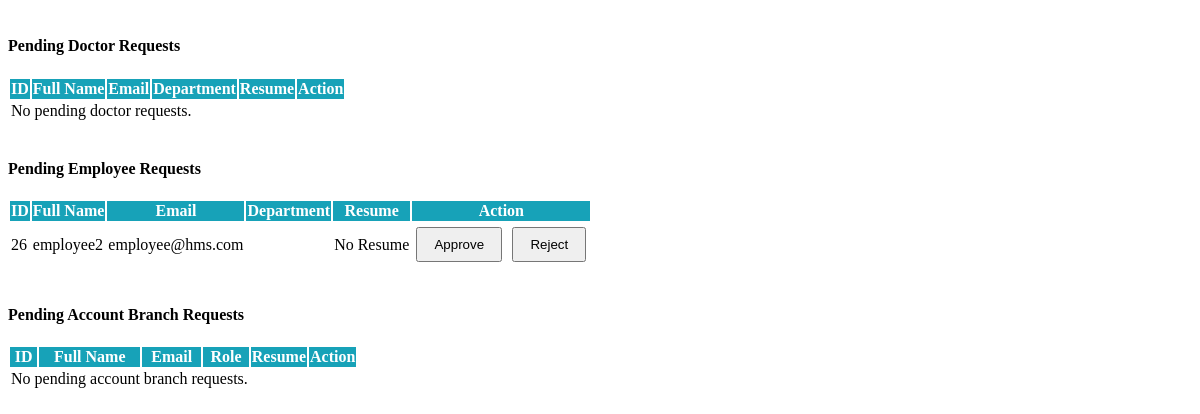
/admin/ajax_job_request.php, run on the app's committed database.
### tables this page shows
CREATE TABLE `employee` (
  `id` int(11) NOT NULL,
  `full_name` varchar(30) NOT NULL,
  `email` varchar(150) NOT NULL,
  `username` varchar(30) NOT NULL,
  `password` varchar(30) NOT NULL,
  `date_reg` varchar(255) NOT NULL,
  `profile` varchar(255) NOT NULL,
  `role` varchar(50) NOT NULL,
  `gender` varchar(255) NOT NULL,
  `date_join` varchar(30) NOT NULL,
  `status` varchar(30) NOT NULL
);

### admin/ajax_job_request.php (the view, shortened to what this page needs)
<?php
include("../include/connection.php");
$doctorQuery = "SELECT * FROM doctors WHERE status='pending'";
$employeeQuery = "SELECT * FROM employee WHERE status='pending'";
$accountBranchQuery = "SELECT * FROM account_branch WHERE status='pending'";
$doctorRes = mysqli_query($connect, $doctorQuery);
$employeeRes = mysqli_query($connect, $employeeQuery);
$accountBranchRes = mysqli_query($connect, $accountBranchQuery);
$output = "";
$output .= "<div class='table-responsive mb-5'>
<h4>Pending Doctor Requests</h4>
<table class='table table-striped table-bordered'>
<thead class='table-info'>
<tr>
<th>ID</th>
<th>Full Name</th>
<th>Email</th>
<th>Department</th>
<th>Resume</th>
<th>Action</th>
</tr>
</thead>
<tbody>";
if (mysqli_num_rows($doctorRes) > 0) {
    while ($row = mysqli_fetch_assoc($doctorRes)) {
        $resumeLink = !empty($row['resume']) ? "../" . $row['resume'] : "";
        $output .= "<tr>
        <td>{$row['id']}</td>
        <td>{$row['full_name']}</td>
        <td>{$row['email']}</td>
        <td>{$row['department']}</td>
        <td>";
        if (!empty($resumeLink)) {
            $output .= "<button class='btn btn-primary btn-sm view-resume' data-resume-url='{$resumeLink}'>View</button>";
        } else {
            $output .= "No Resume";
        }
        $output .= "</td>
        <td>
            <button class='btn btn-success btn-sm approve' id='{$row['id']}' data-type='doctor'>Approve</button>
            <button class='btn btn-danger btn-sm reject' id='{$row['id']}' data-type='doctor'>Reject</button>
        </td>
        </tr>";
    }
} else {
    $output .= "<tr><td colspan='6' class='text-center'>No pending doctor requests.</td></tr>";
}
$output .= "</tbody></table></div>";
$output .= "<div class='table-responsive mb-5'>
<h4>Pending Employee Requests</h4>
<table class='table table-striped table-bordered'>
<thead class='table-info'>
<tr>
<th>ID</th>
<th>Full Name</th>
<th>Email</th>
<th>Department</th>
<th>Resume</th>
<th>Action</th>
</tr>
</thead>
<tbody>";
if (mysqli_num_rows($employeeRes) > 0) {
    while ($row = mysqli_fetch_assoc($employeeRes)) {
        $resumeLink = !empty($row['resume']) ? "../" . $row['resume'] : "";
        $output .= "<tr>
        <td>{$row['id']}</td>
        <td>{$row['full_name']}</td>
        <td>{$row['email']}</td>
        <td>{$row['department']}</td>
        <td>";
        if (!empty($resumeLink)) {
            $output .= "<button class='btn btn-primary btn-sm view-resume' data-resume-url='{$resumeLink}'>View</button>";
        } else {
            $output .= "No Resume";
        }
        $output .= "</td>
        <td>
            <button class='btn btn-success btn-sm approve' id='{$row['id']}' data-type='employee'>Approve</button>
            <button class='btn btn-danger btn-sm reject' id='{$row['id']}' data-type='employee'>Reject</button>
        </td>
        </tr>";
    }
} else {
    $output .= "<tr><td colspan='6' class='text-center'>No pending employee requests.</td></tr>";
}
$output .= "</tbody></table></div>";
$output .= "<div class='table-responsive mb-5'>
<h4>Pending Account Branch Requests</h4>
<table class='table table-striped table-bordered'>
<thead class='table-info'>
<tr>
<th>ID</th>
<th>Full Name</th>
<th>Email</th>
<th>Role</th>
<th>Resume</th>
<th>Action</th>
</tr>
</thead>
<tbody>";
if (mysqli_num_rows($accountBranchRes) > 0) {
    while ($row = mysqli_fetch_assoc($accountBranchRes)) {
        $output .= "<tr>
        <td>{$row['id']}</td>
        <td>{$row['full_name']}</td>
        <td>{$row['email']}</td>
        <td>{$row['role']}</td>
        <td>";
        if (!empty($resumeLink)) {
            $output .= "<button class='btn btn-primary btn-sm view-resume' data-resume-url='{$resumeLink}'>View</button>";
        } else {
            $output .= "No Resume";
        }
        $output .= "</td>
        <td>
            <button class='btn btn-success btn-sm approve' id='{$row['id']}' data-type='account_branch'>Approve</button>
            <button class='btn btn-danger btn-sm reject' id='{$row['id']}' data-type='account_branch'>Reject</button>
        </td>
        </tr>";
    }
} else {
    $output .= "<tr><td colspan='4' class='text-center'>No pending account branch requests.</td></tr>";
}
$output .= "</tbody></table></div>";
echo $output;
?>

### admin/ajax_job_request.php (style rules this page uses)
.table-responsive { overflow-x: auto; -webkit-overflow-scrolling: touch; }
.table th { background-color: #17a2b8; color: white; }
.btn { margin: 0.2rem; padding: 0.5rem 1rem; }
.table th, .table td { vertical-align: middle; }
.table-responsive { margin-top: 1rem; }

### data on the page
employee: id "26", full_name "employee2", email "employee@hms.com", value "No Resume"
